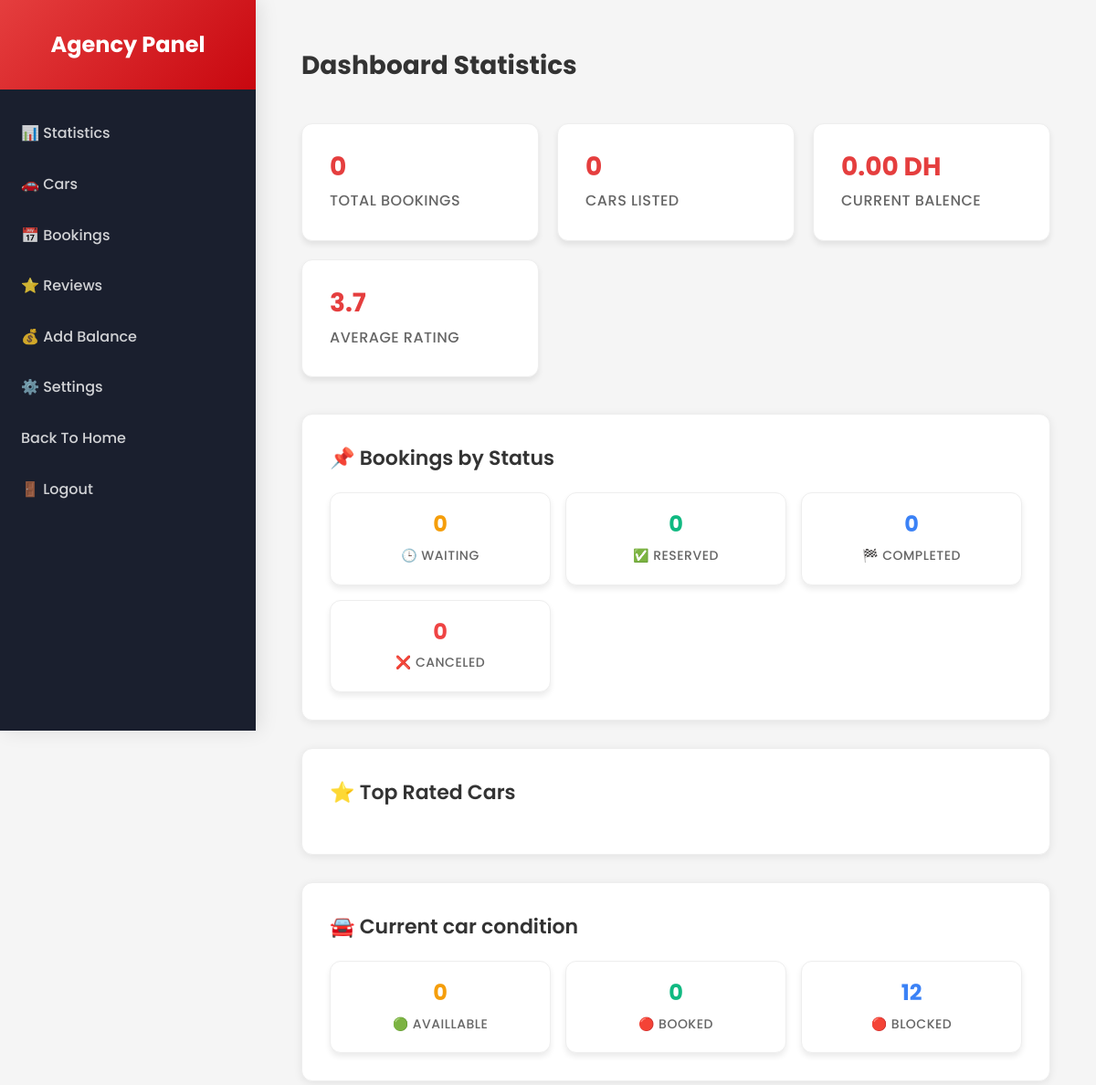
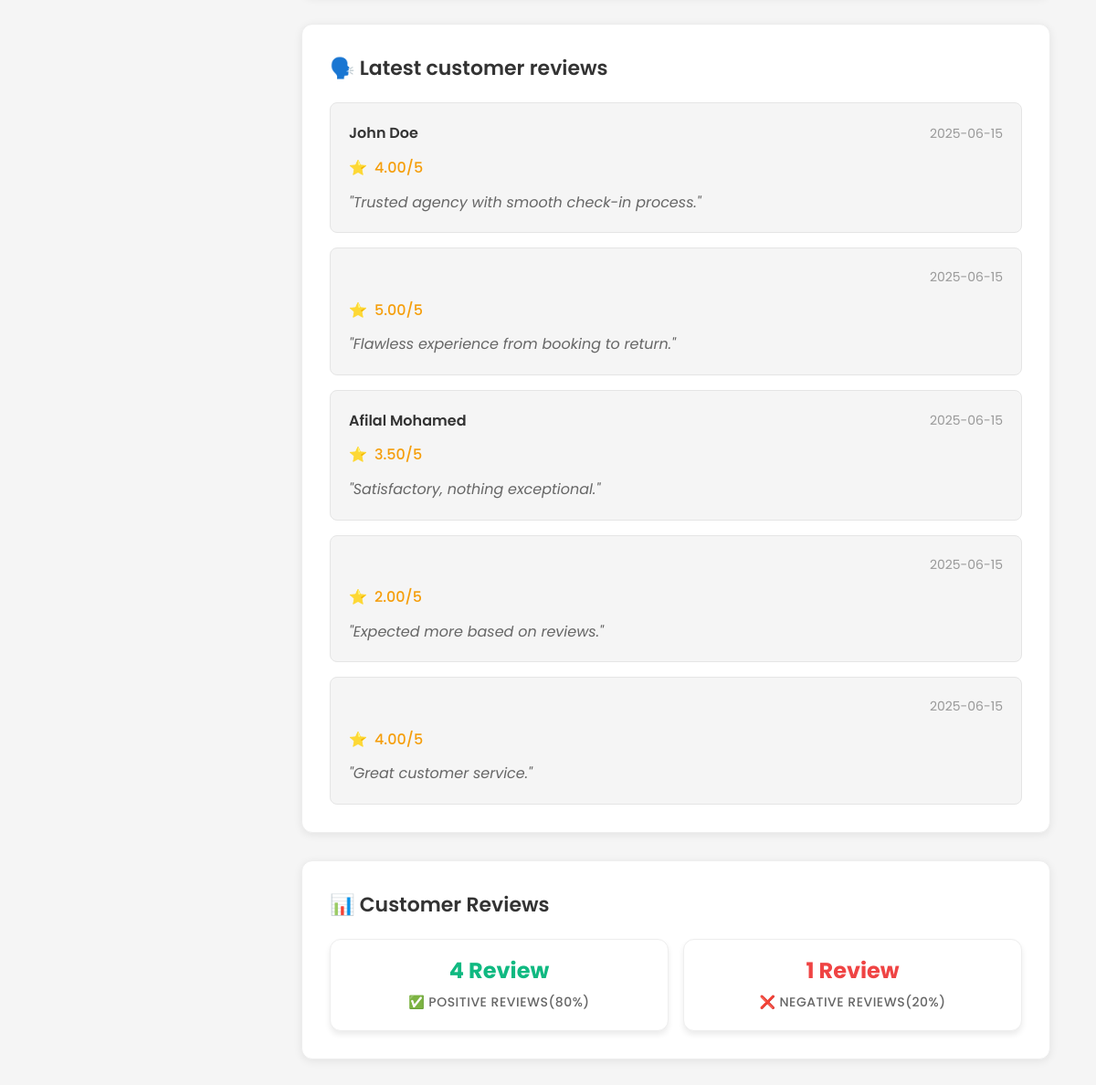
The app's page /api/dashboard/AgencyDash/index.php?agency_id=5 (signed in) with its own data (2 pictures, top to bottom).
### tables this page shows
CREATE TABLE `agency_review` (
  `review_id` int(11) NOT NULL,
  `user_id` int(11) NOT NULL,
  `agency_id` int(11) NOT NULL,
  `rating` decimal(3,2) NOT NULL CHECK (`rating` >= 0 and `rating` <= 5),
  `review_text` text NOT NULL,
  `created_at` date DEFAULT curdate()
);

CREATE TABLE `users` (
  `user_id` int(11) NOT NULL,
  `full_name` varchar(55) NOT NULL,
  `username` varchar(100) NOT NULL,
  `email` varchar(150) NOT NULL,
  `password` varchar(255) NOT NULL,
  `phone_number` varchar(15) NOT NULL,
  `registration_date` date DEFAULT curdate(),
  `user_type` enum('customer','admin') NOT NULL DEFAULT 'customer',
  `status` enum('active','blocked') NOT NULL DEFAULT 'active'
);

### api/dashboard/AgencyDash/functions.php (called while the page is built, shortened)
<?php
require_once 'config.php';
function getAgencyBookingsCount($agency_id)
{
    global $pdo;
    $stmt = $pdo->prepare("SELECT COUNT(*) FROM booking WHERE car_id IN (SELECT car_id FROM car WHERE agency_id = ? AND status = 'active' AND status = 'active' AND status = 'active')");
    $stmt->execute([$agency_id]);
    return $stmt->fetchColumn();
}
function getAgencyCarsCount($agency_id)
{
    global $pdo;
    $stmt = $pdo->prepare("SELECT COUNT(*) FROM car WHERE agency_id = ? AND status = 'active' AND status = 'active'");
    $stmt->execute([$agency_id]);
    return $stmt->fetchColumn();
}
function getAgencyTotalEarnings($agency_id)
{
    global $pdo;
    $stmt = $pdo->prepare("SELECT SUM(amount) FROM payments WHERE agency_id = ?");
    $stmt->execute([$agency_id]);
    return $stmt->fetchColumn() ?: 0;
}
function getAgencyAverageRating($agency_id)
{
    global $pdo;
    $stmt = $pdo->prepare("SELECT AVG(rating) FROM agency_review WHERE agency_id = ?");
    $stmt->execute([$agency_id]);
    return round($stmt->fetchColumn(), 2) ?: 0;
}
function getAgencyBookingsByStatus($agency_id, $conn)
{
    $sql = "
        SELECT status, COUNT(*) AS count
        FROM booking
        WHERE car_id IN (
            SELECT car_id FROM car WHERE agency_id = ? AND status = 'active' AND status = 'active'
        )
        GROUP BY status
    ";
    $stmt = $conn->prepare($sql);
    $stmt->execute([$agency_id]);
    $results = $stmt->fetchAll(PDO::FETCH_ASSOC);
    $statusCounts = [
        'waiting' => 0,
        'reserved' => 0,
        'completed' => 0,
        'canceled' => 0
    ];
    return $statusCounts;
}
function getAgencyCarsAvailability($agency_id, $conn)
{
    $sql = "
        SELECT status, availability_status, COUNT(*) AS count
        FROM car
        WHERE agency_id = ?
        GROUP BY status, availability_status
    ";
    $stmt = $conn->prepare($sql);
    $stmt->execute([$agency_id]);
    $availability = [
        'available' => 0,
        'booked' => 0,
        'blocked' => 0
    ];
    foreach ($stmt->fetchAll(PDO::FETCH_ASSOC) as $row) {
        if ($row['status'] === 'blocked') {
            $availability['blocked'] += $row['count'];
        } else {
            $availability_status = $row['availability_status'];
            if (isset($availability[$availability_status])) {
                $availability[$availability_status] += $row['count'];
            }
        }
    }
    return $availability;
}
function getLatestAgencyReviews($agency_id, $conn, $limit)
{
    $sql = "
        SELECT r.rating, r.review_text, r.created_at, u.full_name
        FROM agency_review r
        JOIN users u ON u.user_id = r.user_id
        WHERE r.agency_id = ?
        ORDER BY r.created_at DESC
        LIMIT ?
    ";
    $stmt = $conn->prepare($sql);
    $stmt->bindValue(1, $agency_id, PDO::PARAM_INT);
    $stmt->bindValue(2, $limit, PDO::PARAM_INT);
    $stmt->execute();
    return $stmt->fetchAll(PDO::FETCH_ASSOC);
}
function getAgencyRatingBreakdown($agency_id, $conn)
{
    $sql = "
        SELECT
            SUM(CASE WHEN rating >= 3 THEN 1 ELSE 0 END) AS positive,
            SUM(CASE WHEN rating < 3 THEN 1 ELSE 0 END) AS negative
        FROM agency_review
        WHERE agency_id = ?
    ";
    $stmt = $conn->prepare($sql);
    $stmt->execute([$agency_id]);
    $result = $stmt->fetch(PDO::FETCH_ASSOC);
    return [
        'positive' => (int) $result['positive'],
        'negative' => (int) $result['negative'],
    ];
}

### api/dashboard/AgencyDash/pages/statistics.php (the view, shortened to what this page needs)
<?php
require_once __DIR__ . '/../functions.php';
$agency_id = $_SESSION['agency_id'] ?? null;
$bookingsCount = getAgencyBookingsCount($agency_id);
$carsCount = getAgencyCarsCount($agency_id);
$totalEarnings = getAgencyTotalEarnings($agency_id);
$avgRating = getAgencyAverageRating($agency_id);
$statusCounts = getAgencyBookingsByStatus($agency_id, $pdo);
$availabilityCounts = getAgencyCarsAvailability($agency_id, $pdo);
$latestReviews = getLatestAgencyReviews($agency_id, $pdo, 5);
$ratingBreakdown = getAgencyRatingBreakdown($agency_id, $pdo);
$totalReviews = $ratingBreakdown['positive'] + $ratingBreakdown['negative'];
$positivePercent = $totalReviews > 0 ? round(($ratingBreakdown['positive'] / $totalReviews) * 100, 1) : 0;
$negativePercent = $totalReviews > 0 ? round(($ratingBreakdown['negative'] / $totalReviews) * 100, 1) : 0;
?>
<!DOCTYPE html>
<html lang="en">
<head>
    <link rel="stylesheet" href="css/statistics.css">
</head>
<body>
    <div class="content-header">
        <h1 class="content-title">Dashboard Statistics</h1>
    </div>
    <div class="stats-grid">
        <div class="stat-card">
            <div class="stat-value"><?= $bookingsCount ?></div>
            <div class="stat-label">Total Bookings</div>
        </div>
        <div class="stat-card">
            <div class="stat-value"><?= $carsCount ?></div>
            <div class="stat-label">Cars Listed</div>
        </div>
        <div class="stat-card">
            <div class="stat-value"><?= number_format($totalEarnings, 2) ?> DH</div>
            <div class="stat-label">Current Balence</div>
        </div>
        <div class="stat-card">
            <div class="stat-value"><?= $avgRating ?></div>
            <div class="stat-label">Average Rating</div>
        </div>
    </div>
    <div class="content-subsection">
        <h2 class="section-title">📌 Bookings by Status</h2>
        <div class="status-stats-grid">
            <div class="stat-card">
                <div class="stat-value"><?= $statusCounts['waiting'] ?></div>
                <div class="stat-label">🕒 Waiting</div>
            </div>
            <div class="stat-card">
                <div class="stat-value"><?= $statusCounts['reserved'] ?></div>
                <div class="stat-label">✅ Reserved</div>
            </div>
            <div class="stat-card">
                <div class="stat-value"><?= $statusCounts['completed'] ?></div>
                <div class="stat-label">🏁 Completed</div>
            </div>
            <div class="stat-card">
                <div class="stat-value"><?= $statusCounts['canceled'] ?></div>
                <div class="stat-label">❌ Canceled</div>
            </div>
        </div>
    </div>
    <div class="content-subsection">
        <h2 class="section-title">⭐ Top Rated Cars</h2>
    </div>
    <div class="content-subsection">
        <h2 class="section-title">🚘 Current car condition</h2>
        <div class="status-stats-grid">
            <div class="stat-card">
                <div class="stat-value"><?= $availabilityCounts['available'] ?></div>
                <div class="stat-label">🟢 Availlable</div>
            </div>
            <div class="stat-card">
                <div class="stat-value"><?= $availabilityCounts['booked'] ?></div>
                <div class="stat-label">🔴 Booked</div>
            </div>
            <div class="stat-card">
                <div class="stat-value"><?= $availabilityCounts['blocked'] ?></div>
                <div class="stat-label">🔴 Blocked</div>
            </div>
        </div>
    </div>
    <div class="content-subsection">
        <h2 class="section-title">🗣️ Latest customer reviews</h2>
        <div class="reviews-list">
            <?php foreach ($latestReviews as $review): ?>
                <div class="review-card">
                    <div class="review-header">
                        <strong><?= htmlspecialchars($review['full_name']) ?></strong>
                        <span class="review-date"><?= $review['created_at'] ?></span>
                    </div>
                    <div class="review-rating"><?= number_format($review['rating'], 2) ?>/5</div>
                    <p class="review-text">"<?= htmlspecialchars($review['review_text']) ?>"</p>
                </div>
            <?php endforeach; ?>
        </div>
    </div>
    <div class="content-subsection">
        <h2 class="section-title">📊 Customer Reviews</h2>
        <div class="status-stats-grid">
            <div class="stat-card">
                <div class="stat-value"><?= $ratingBreakdown['positive'] ?> Review</div>
                <div class="stat-label">✅ Positive reviews(<?= $positivePercent ?>%)</div>
            </div>
            <div class="stat-card">
                <div class="stat-value"><?= $ratingBreakdown['negative'] ?> Review</div>
                <div class="stat-label">❌ negative reviews(<?= $negativePercent ?>%)</div>
            </div>
        </div>
    </div>
</body>
</html>

### api/dashboard/AgencyDash/css/dashboard.css (style rules this page uses)
:root { --primary-color: #e53e3e; --secondary-color: #c8070f; --background-color: #f5f5f5; --white: #ffffff; --text-primary: #333; --sidebar-bg: #1a1f2e; --sidebar-hover: #252b3d; --sidebar-active: rgba(229, 62, 62, 0.1); --sidebar-width: 280px; --gap-xl: 20px; --gap-2xl: 30px; --font-size-base: 16px; --font-size-3xl: 24px; --font-weight-medium: 500; --font-weight-semibold: 600; --font-weight-bold: 700; --transition-fast: 0.3s ease; }
* { margin: 0; padding: 0; box-sizing: border-box; }
body { font-family: 'Poppins', sans-serif; background: var(--background-color); color: var(--text-primary); overflow-x: hidden; }

### records on screen
agency_review: user.full_name "John Doe", created_at "2025-06-15", rating "4.00", review_text "Trusted agency with smooth check-in process."
agency_review: created_at "2025-06-15", rating "5.00", review_text "Flawless experience from booking to return."
agency_review: user.full_name "Afilal Mohamed", created_at "2025-06-15", rating "3.50", review_text "Satisfactory, nothing exceptional."
agency_review: created_at "2025-06-15", rating "2.00", review_text "Expected more based on reviews."
agency_review: created_at "2025-06-15", rating "4.00", review_text "Great customer service."

### other values on screen
$bookingsCount "0"
$carsCount "0"
$totalEarnings "0.00"
$avgRating "3.7"
$statusCounts['waiting'] "0"
$statusCounts['reserved'] "0"
$statusCounts['completed'] "0"
$statusCounts['canceled'] "0"
$availabilityCounts['available'] "0"
$availabilityCounts['booked'] "0"
$availabilityCounts['blocked'] "12"
$ratingBreakdown['positive'] "4"
$positivePercent "80"
$ratingBreakdown['negative'] "1"
$negativePercent "20"
